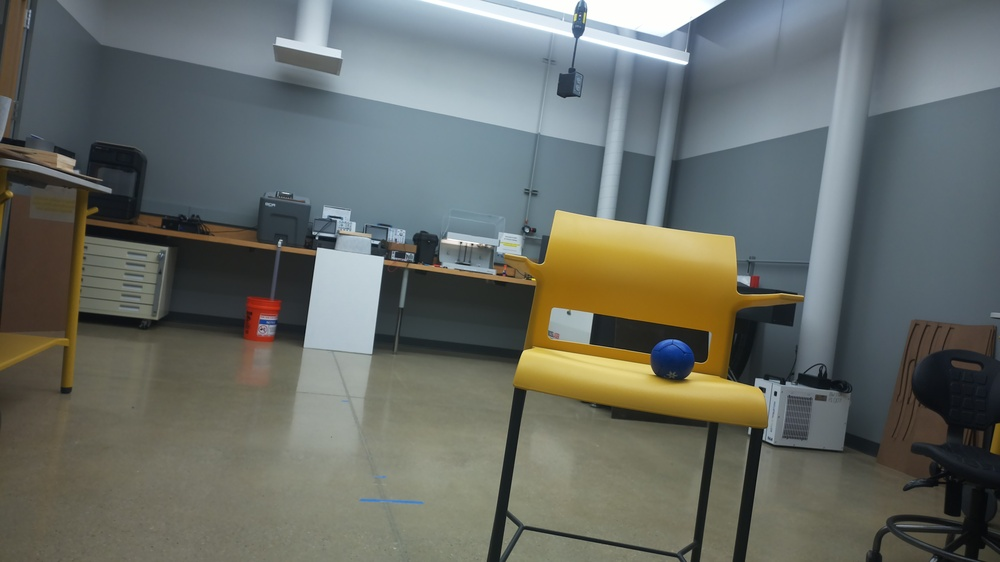
#> input picture Imagecapture.jpg, 1000 x 562 px, shrunk from 4608 x 2592 before the run, found by its file name
$ python Ball_Sizing.py
#> lines starting #> are read from the running program, lines starting #| are printed output that depends on the picture; after the words box and inside, x2 and y2 are one past the last pixel; in counts of white or black regions, pixels touching at a corner belong together
import sys
sys.path.append('/home/YCCap/ballmap/env/lib/python3.11/site-packages/cv2')
import cv2
import sys
sys.path.append('/home/YCCap/ballmap/env/lib/python3.11/site-packages/numpy')
import numpy as np
#import sys
#sys.path.append('/home/YCCap/ballmap/env/lib/python3.11/site-packages/cv2/qt/plugins/platforms/libqxcb.so')
#import libqxcb.so
import os
os.environ['QT_QPA_PLATFORM_PLUGIN_PATH'] = '/home/YCCap/ballmap/env/lib/python3.11/site-packages/cv2/qt/plugins/platforms'

#import os
#os.environ['QT_QPA_PLATFORM_PLUGIN_PATH'] = '/usr/lib/aarch64-linux-gnu/qt5/plugins/'
image_path = '/home/YCCap/ballmap/Imagecapture.jpg'

def detect_red_ball(image_path):
#> called with image_path = '/home/YCCap/ballmap/Imagecapture.jpg'
    img = cv2.imread(image_path)
#> img is the input picture: shape (562, 1000, 3); mean B, G, R 102.1, 107.9, 103.7

    hsv = cv2.cvtColor(img, cv2.COLOR_BGR2HSV)
#> hsv: shape (562, 1000, 3); mean H, S, V 68.7, 56.3, 115.9

    lower_red = np.array([0,50,50])
    upper_red = np.array([10,255,255])

    mask = cv2.inRange(hsv, lower_red, upper_red)
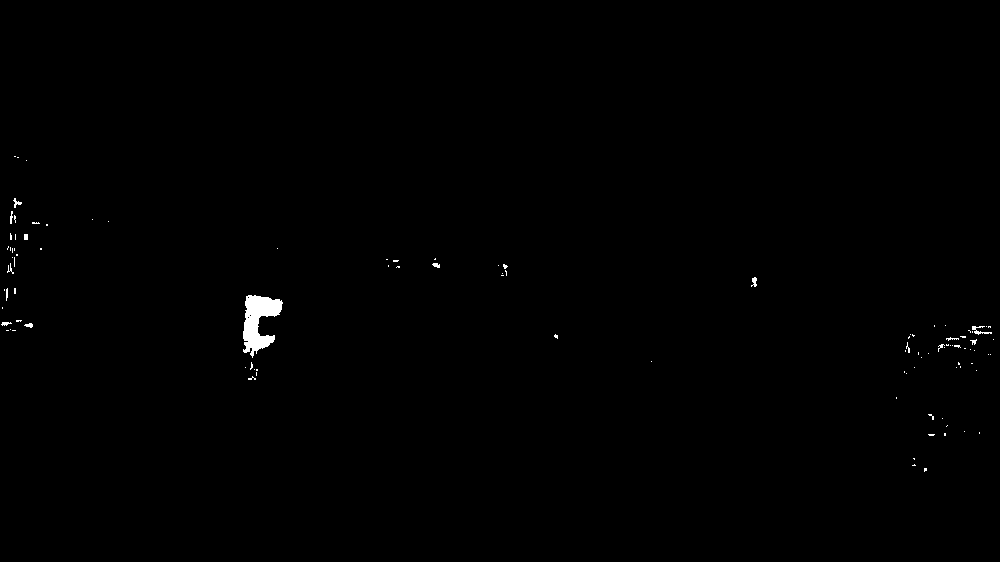
#> mask: shape (562, 1000); 0.38% white; 103 white regions (89 under 20 px)

    contours, _ = cv2.findContours(mask, cv2.RETR_EXTERNAL, cv2.CHAIN_APPROX_SIMPLE)
#> contours = 103 contours, 99 with area under 20; largest, box (x1, y1, x2, y2) and area: (243, 295, 283, 358) 1260, (972, 326, 992, 335) 34, (751, 277, 757, 287) 24, (13, 198, 22, 208) 22

    for contour in contours:
        rect = cv2.minAreaRect(contour)
        (x,y),(w,h), angle = rect
        box=cv2.boxPoints(rect)
        box=np.int0(box)
        cv2.circle(img, (int(x), int(y)), 5, (100,200,0),-1)
        cv2.polylines(img,[box],True, (255,0,0),2)
        cv2.putText(img, "Width {}".format(round(w,1)), (int(x),int(y-15)),cv2.FONT_HERSHEY_PLAIN,2,(100,200,0),2)
#> this loop made 103 passes
#> (x, y, w, h, angle, box) on passes 1, 7, 9, 10, 12, 13, 16, 18: (925, 469.5, 3, 2, -90, [[926, 471], [924, 471], [924, 468], [926, 468]]), (964, 431, 0, 0, -90, [[964, 431], [964, 431], [964, 431], [964, 431]]), (942, 418, 0, 0, -90, [[942, 418], [942, 418], [942, 418], [942, 418]]), (931.2, 415.9, 2.65, 7.03, -38.66, [[932, 419], [928, 414], [930, 412], [934, 417]]), (251.5, 377.5, 3, 7, -90, [[255, 379], [248, 379], [248, 376], [255, 376]]), (906, 373, 0, 0, -90, [[906, 373], [906, 373], [906, 373], [906, 373]]), (976, 370, 0, 0, -90, [[976, 370], [976, 370], [976, 370], [976, 370]]), (254, 369, 0, 0, -90, [[254, 369], [254, 369], [254, 369], [254, 369]])
#> (contour, x, y, w, h, angle, box) on passes 2 to 6: ([[914, 464], [913, 465], [912, 465], [915, 465]], 913.5, 464.5, 1, 3, -90, [[915, 465], [912, 465], [912, 464], [915, 464]]), ([[913, 458], [914, 459], [914, 458]], 913.8, 458.2, 0.707, 1.41, -45, [[914, 459], [913, 458], [913, 457], [914, 458]]), ([[928, 434], [929, 435], [933, 435], [934, 434]], 931, 434.5, 1, 6, -90, [[934, 435], [928, 435], [928, 434], [934, 434]]), ([[944, 433], [944, 435], [945, 435], [945, 433]], 944.5, 434, 2, 1, -90, [[945, 435], [944, 435], [944, 433], [945, 433]]), ([[979, 432], [979, 433]], 979, 432.5, 1, 0, -90, [[979, 433], [979, 433], [979, 432], [979, 432]])
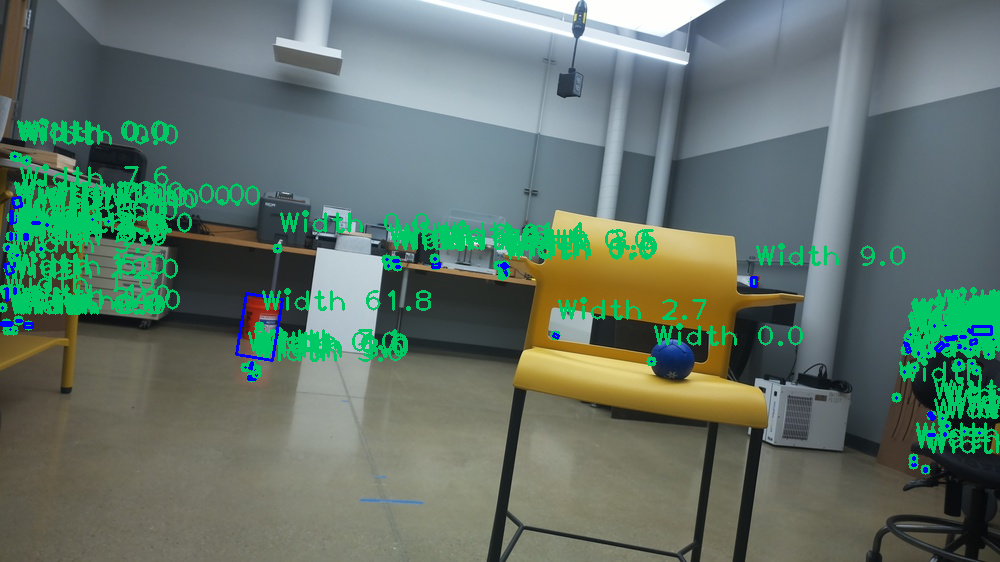
#> img: shape (562, 1000, 3); 7.73% of pixels changed, all inside (x1, y1, x2, y2) = (0, 118, 1000, 475)
     #   cv2.putText(img, 'Red Ball', (x,y-10), cv2.FONT_HERSHEY_SIMPLEX, 0.5,(0,255,0),2)

    cv2.imshow('Red Ball Detection',img)
    cv2.waitKey(0)
    cv2.destroyAllWindows()

detect_red_ball(image_path)
